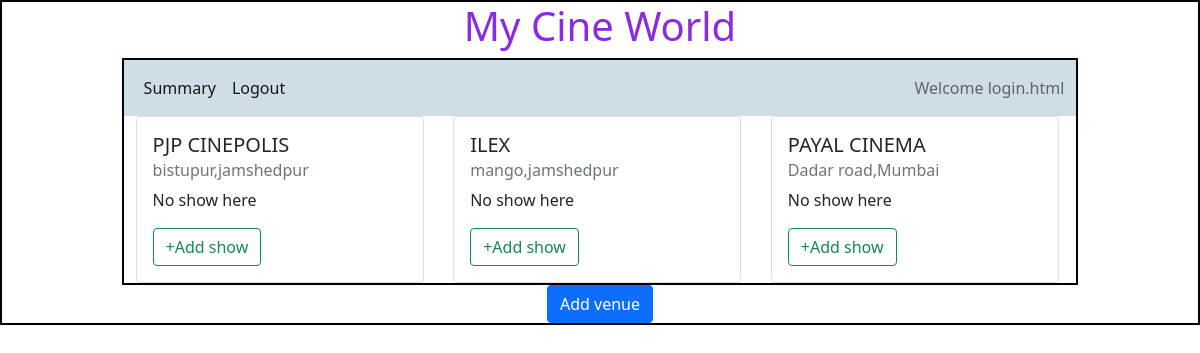
/admin/login.html (signed in), run on the app's committed database.
### backend/models.py (models this page shows)
class Theatre(db.Model):
    __tablename__="theatre"
    id=db.Column(db.Integer,primary_key=True)
    name=db.Column(db.String,nullable=False)
    location=db.Column(db.String,nullable=False)
    pin_code=db.Column(db.Integer,nullable=False)
    capacity=db.Column(db.Integer,nullable=False)
    show=db.relationship("Show",cascade="all,delete",backref="theatre",lazy=True) #theater can acess all of his show

### backend/controller.py (the view)
@app.route("/admin/<name>")
def admin_dashboard(name):
    theatres =get_theatres()
    return render_template("admin_dashboard.html",name=name,theatres=theatres)

### backend/controller.py (called while the page is built)
def get_theatres():
    theatres=Theatre.query.all()
    return theatres

### templates/admin_dashboard.html (shortened to what this page needs)
<!DOCTYPE html>
<html lang="en">
<head>
    <link rel="stylesheet" href="/static/styles/style.css">
    <link href="https://cdn.jsdelivr.net/npm/bootstrap@5.0.2/dist/css/bootstrap.min.css" rel="stylesheet">
</head>
<body>
    <div id="container">
      <h1 id="heading">My Cine World</h1>
        <div id="panel">
          <nav class="navbar navbar-expand-lg navbar-light" style="background-color: #cfdde7;" >
            <div class="container-fluid">
              <div  class="collapse navbar-collapse" id="navbarText">
                <ul class="navbar-nav me-auto mb-2 mb-lg-0">
                  <li class="nav-item">
                    <a class="nav-link active" aria-current="page" href="#">Summary</a>
                  </li>
                  <li class="nav-item">
                    <a class="nav-link active" href="/login">Logout</a>
                  </li>
                </ul>
                <span class="navbar-text">
                  Welcome {{name}}
                </span>
              </div>
            </div>
          </nav>
     <div class="container">
      {%if theatres%}
      <div class="row">
        {%for theatre in theatres%}
        <div class="col">
          <div class="card" style="width: 18rem;">
              <div class="card-body">
                <h5 class="card-title">{{theatre.name}}</h5>
                <h6 class="card-subtitle mb-2 text-muted">{{theatre.location}}</h6>
                {%if theatre.shows%}
                <table>
                  <tr>
                    <th>ID</th>
                    <th>Name</th>
                    <th>Date/time</th>
                  </tr>
                  {%for show in theatre.shows%}
                  <tr>
                    <td>{{show.id}}</td>
                    <td>{{show.name}}</td>
                    <td>{{show.date_time}}</td>
                  </tr>
                  {%endfor%}
                </table>
                {%else%}
                <p>No show here</p>
                {%endif%}
                <button type="button" class="btn btn-outline-success">+Add show</button>
              </div>
            </div>
        </div>
        {%endfor%}
      </div>
      {%else%}
      <h3>No Venue available</h3>
      {%endif%}
    </div>
        </div>
        <div class="d-flex justify-content-md-center">
          <a href="/venue/{{name}}" type="button"  class="btn btn-primary  d-flex justify-content-center">Add venue</a>
        </div>
    </div>
</body>
</html>

### static/styles/style.css (style rules this page uses)
* { margin: 0px; }
#container,#panel { border: 2px solid black; }
#panel { width: 80%; height: auto; margin: auto; }
#heading { color: blueviolet; text-align: center; }

### data on the page
Theatre: name "PJP CINEPOLIS", location "bistupur,jamshedpur"
Theatre: name "ILEX", location "mango,jamshedpur"
Theatre: name "PAYAL CINEMA", location "Dadar road,Mumbai"

### other printed values
{{ name }} "login.html"
